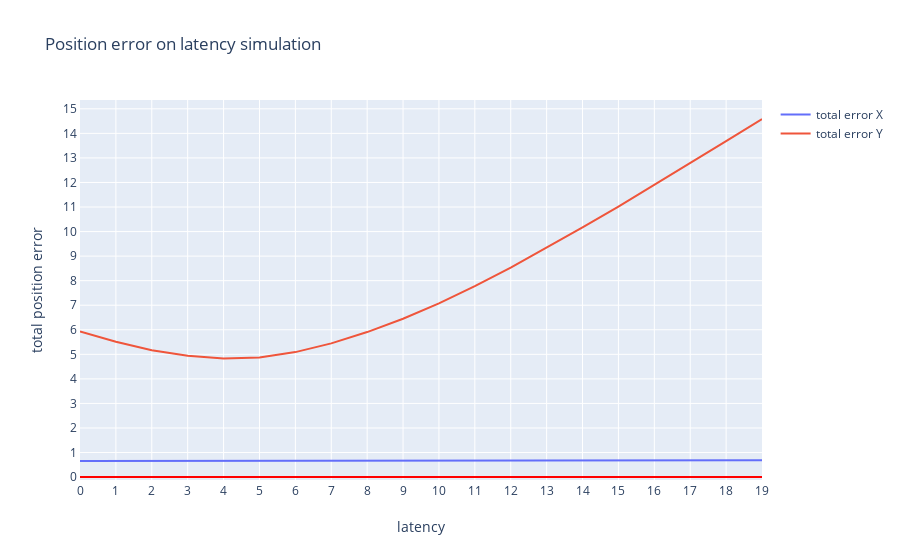
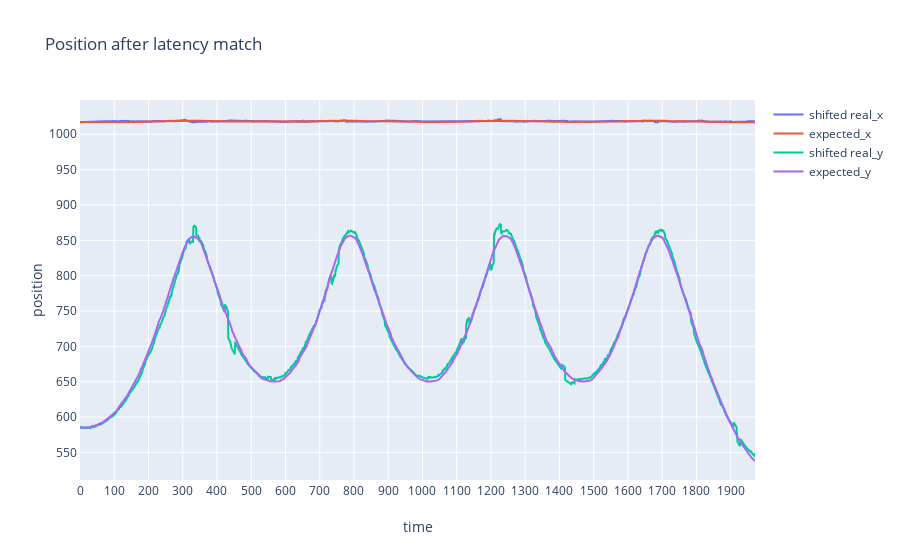
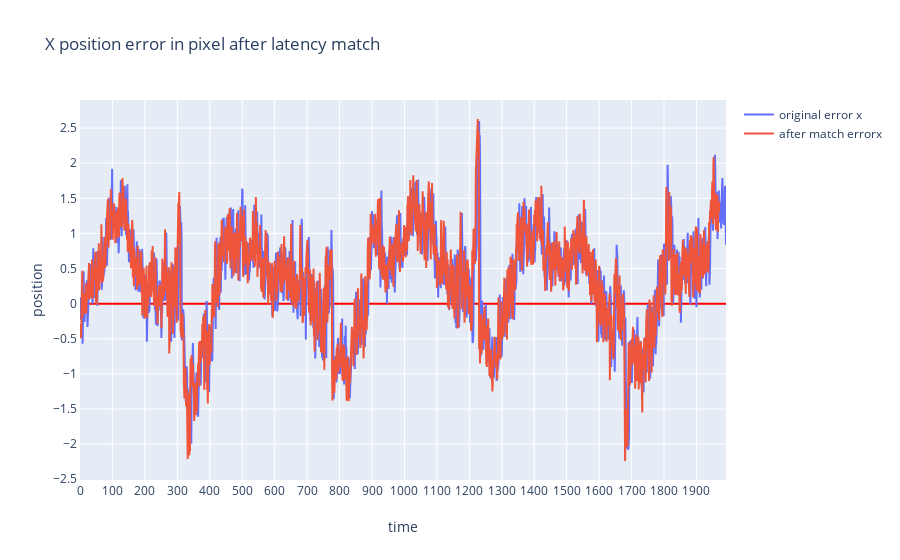
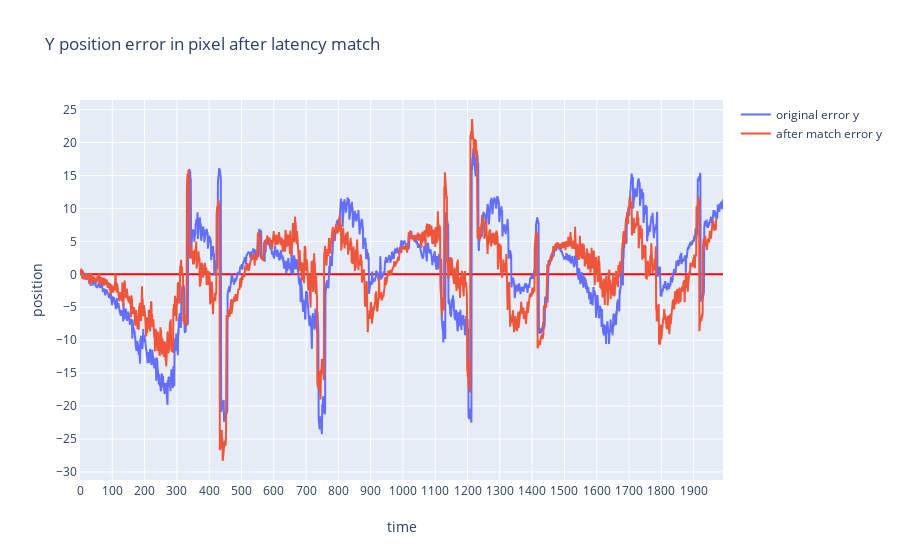

The notebook cell these images were saved under, in order:
### Code cell
# calculate the latency by shift the element and calculate the var
max_iteration = 20
expected_x = data_log['expected_x']
expected_y = data_log['expected_y']
real_x = data_log['real_x']
real_y = data_log['real_y']

diff_x_sums=[]
diff_y_sums=[]

len_of_list = len(real_x)-max_iteration

expected_x = expected_x[0:len_of_list]
expected_y = expected_y[0:len_of_list]

p=[]
for it in range(max_iteration):
    shifted_realx = real_x.shift(-it)
    shifted_realy = real_y.shift(-it)
    shifted_realx = shifted_realx[0:len_of_list]
    shifted_realy = shifted_realy[0:len_of_list]
    diffx = np.subtract(shifted_realx,expected_x)
    diffy = np.subtract(shifted_realy,expected_y)
    diff_sum_x = np.average( np.abs(diffx))
    diff_sum_y = np.average( np.abs(diffy))
    diff_x_sums.append(diff_sum_x)
    diff_y_sums.append(diff_sum_y)

index = np.arange(0,len(diff_x_sums))
p.append(go.Scatter(
    y = diff_x_sums,
    x = index,
    name = 'total error X'
))
p.append(go.Scatter(
    y = diff_y_sums,
    x = index,
    name = 'total error Y'
))
layout.xaxis['title'] = 'latency'
layout.yaxis['title'] = 'total position error'
layout.title= 'Position error on latency simulation'
fig=go.Figure(
    data=p,
    layout=layout
)
iplot(fig)
    

    
    
    
    
# draw the diagramm after best match    
best_match_latency_x = np.argmin(diff_x_sums)
best_match_latency_y = np.argmin(diff_y_sums)
# best_match_latency = min(best_match_latency_x,best_match_latency_y)
range_of_diffx =abs( max(diff_x_sums)-min(diff_x_sums))
range_of_diffy =abs( max(diff_y_sums)-min(diff_y_sums))
if (range_of_diffx > range_of_diffy) :
    best_match_latency = best_match_latency_x
else:
    best_match_latency = best_match_latency_y


print("best_match_latency_x = %f" %(best_match_latency_x) )
print("best_match_latency_y = %f" %(best_match_latency_y) )
print("chose best match latency = %f" %(best_match_latency) )

shifted_realx = real_x.shift(-best_match_latency)
shifted_realx = shifted_realx[0:len_of_list]

shifted_realy = real_y.shift(-best_match_latency)
shifted_realy = shifted_realy[0:len_of_list]

p=[]
trace=go.Scatter(
        y= shifted_realx,
        x= np.arange(0,len(shifted_realx)),
        name='shifted real_x'
    
    )
p.append(trace)

trace=go.Scatter(
        y= expected_x,
        x= np.arange(0,len(expected_x)),
        name='expected_x'
    )
p.append(trace)

trace=go.Scatter(
        y= shifted_realy,
        x= np.arange(0,len(shifted_realy)),
        name='shifted real_y'
    
    )
p.append(trace)

trace=go.Scatter(
        y= expected_y,
        x= np.arange(0,len(expected_y)),
        name='expected_y'
    )
p.append(trace)

layout.xaxis['title'] = 'time'
layout.yaxis['title'] = 'position'
layout.title= 'Position after latency match'
fig=go.Figure(
    data=p,
    layout=layout
)
iplot(fig)







# show the visual & real position error  in pixel
data_diff_x_shifted = np.subtract(shifted_realx,expected_x)
data_diff_x = np.subtract(data_log['real_x'],data_log['expected_x'])


p=[]
index = np.arange(0,len(data_diff_x_shifted)-1)
p.append(go.Scatter(
    y= data_diff_x,
    x= np.arange(0,len(data_diff_x)),
    name='original error x'
    
))
p.append(go.Scatter(
    y= data_diff_x_shifted,
    x= np.arange(0,len(data_diff_x_shifted)-1),
    name='after match errorx'
    
))



layout.title= 'X position error in pixel after latency match'
fig=go.Figure(
    data=p,
    layout=layout
)
iplot(fig)

data_diff_y_shifted = np.subtract(shifted_realy,expected_y)
data_diff_y = np.subtract(data_log['real_y'],data_log['expected_y'])

p=[]
index = np.arange(0,len(data_diff_y_shifted)-1)
p.append(go.Scatter(
    y= data_diff_y,
    x= np.arange(0,len(data_diff_y)),
    name='original error y'
    
))
p.append(go.Scatter(
    y= data_diff_y_shifted,
    x= np.arange(0,len(data_diff_y_shifted)-1),
    name='after match error y'
    
))



layout.title= 'Y position error in pixel after latency match'
fig=go.Figure(
    data=p,
    layout=layout
)
iplot(fig)

### Figure 1 — Plotly figure (JSON) as saved in the notebook; plotly's stock layout.template omitted (floating-point values rounded to 4 significant figures)
{"data": [{"name": "total error X", "type": "scatter", "x": [0, 1, 2, 3, 4, 5, 6, 7, 8, 9, 10, 11, 12, 13, 14, 15, 16, 17, 18, 19], "y": [0.6551, 0.6573, 0.6592, 0.6579, 0.6598, 0.6616, 0.6641, 0.6663, 0.6705, 0.6716, 0.673, 0.6736, 0.6735, 0.6758, 0.6771, 0.6753, 0.6778, 0.6808, 0.6827, 0.6851]}, {"name": "total error Y", "type": "scatter", "x": [0, 1, 2, 3, 4, 5, 6, 7, 8, 9, 10, 11, 12, 13, 14, 15, 16, 17, 18, 19], "y": [5.929, 5.515, 5.169, 4.945, 4.826, 4.875, 5.091, 5.445, 5.906, 6.449, 7.074, 7.775, 8.534, 9.334, 10.17, 11.02, 11.9, 12.79, 13.68, 14.59]}], "layout": {"title": {"text": "Position error on latency simulation"}, "xaxis": {"nticks": 20, "showgrid": true, "showline": true, "title": {"text": "latency"}, "zeroline": true, "zerolinecolor": "#FF0000"}, "yaxis": {"nticks": 20, "showgrid": true, "showline": true, "title": {"text": "total position error"}, "zeroline": true, "zerolinecolor": "#FF0000"}}}

### Figure 2 — Plotly figure (JSON) as saved in the notebook; plotly's stock layout.template omitted (floating-point values rounded to 4 significant figures; data arrays with more than 128 entries replaced by an {"elided": "..."} marker saying what was removed)
{"data": [{"name": "shifted real_x", "type": "scatter", "x": {"elided": "1972 int values"}, "y": {"elided": "1972 float values"}}, {"name": "expected_x", "type": "scatter", "x": {"elided": "1972 int values"}, "y": {"elided": "1972 float values"}}, {"name": "shifted real_y", "type": "scatter", "x": {"elided": "1972 int values"}, "y": {"elided": "1972 float values"}}, {"name": "expected_y", "type": "scatter", "x": {"elided": "1972 int values"}, "y": {"elided": "1972 float values"}}], "layout": {"title": {"text": "Position after latency match"}, "xaxis": {"nticks": 20, "showgrid": true, "showline": true, "title": {"text": "time"}, "zeroline": true, "zerolinecolor": "#FF0000"}, "yaxis": {"nticks": 20, "showgrid": true, "showline": true, "title": {"text": "position"}, "zeroline": true, "zerolinecolor": "#FF0000"}}}

### Figure 3 — Plotly figure (JSON) as saved in the notebook; plotly's stock layout.template omitted (floating-point values rounded to 4 significant figures; data arrays with more than 128 entries replaced by an {"elided": "..."} marker saying what was removed)
{"data": [{"name": "original error x", "type": "scatter", "x": {"elided": "1992 int values"}, "y": {"elided": "1992 float values"}}, {"name": "after match errorx", "type": "scatter", "x": {"elided": "1971 int values"}, "y": {"elided": "1972 float values"}}], "layout": {"title": {"text": "X position error in pixel after latency match"}, "xaxis": {"nticks": 20, "showgrid": true, "showline": true, "title": {"text": "time"}, "zeroline": true, "zerolinecolor": "#FF0000"}, "yaxis": {"nticks": 20, "showgrid": true, "showline": true, "title": {"text": "position"}, "zeroline": true, "zerolinecolor": "#FF0000"}}}

### Figure 4 — Plotly figure (JSON) as saved in the notebook; plotly's stock layout.template omitted (floating-point values rounded to 4 significant figures; data arrays with more than 128 entries replaced by an {"elided": "..."} marker saying what was removed)
{"data": [{"name": "original error y", "type": "scatter", "x": {"elided": "1992 int values"}, "y": {"elided": "1992 float values"}}, {"name": "after match error y", "type": "scatter", "x": {"elided": "1971 int values"}, "y": {"elided": "1972 float values"}}], "layout": {"title": {"text": "Y position error in pixel after latency match"}, "xaxis": {"nticks": 20, "showgrid": true, "showline": true, "title": {"text": "time"}, "zeroline": true, "zerolinecolor": "#FF0000"}, "yaxis": {"nticks": 20, "showgrid": true, "showline": true, "title": {"text": "position"}, "zeroline": true, "zerolinecolor": "#FF0000"}}}
